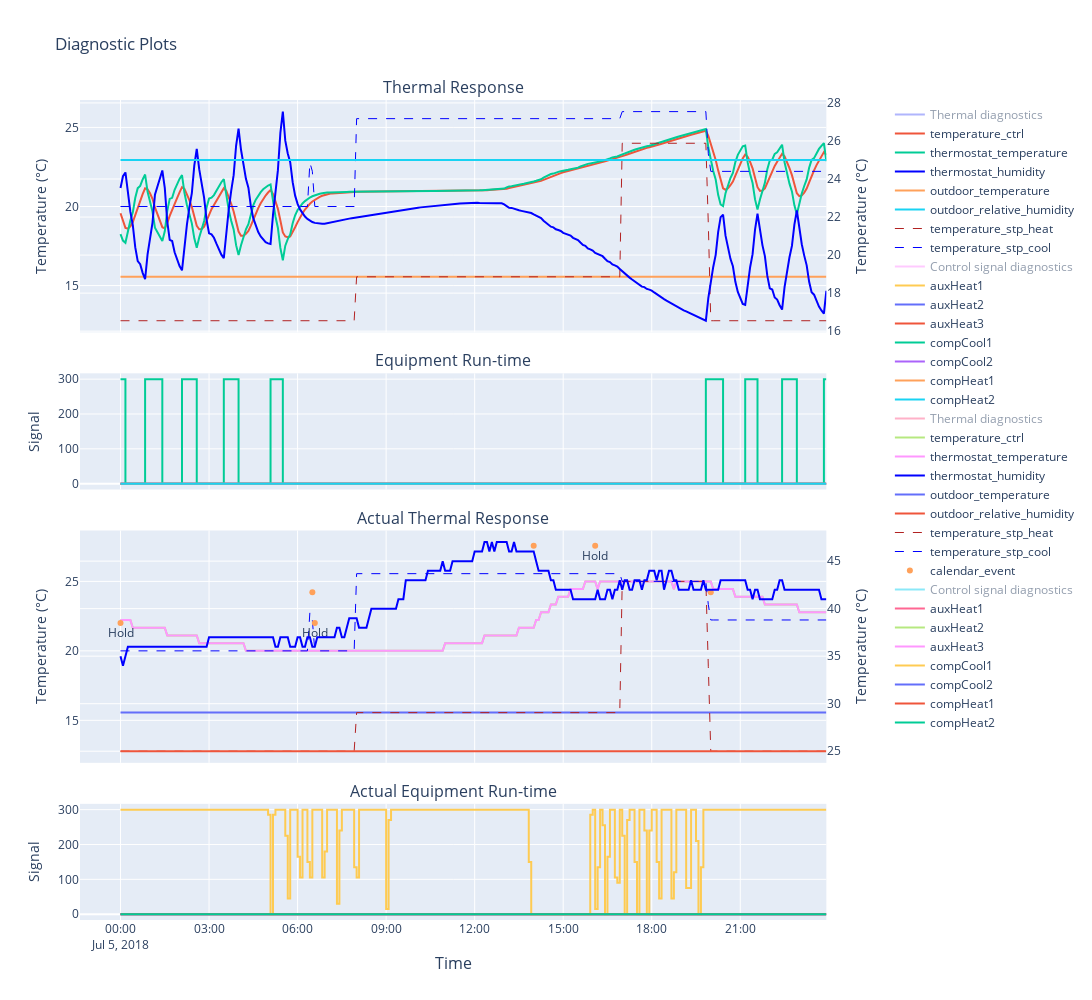

Notebook cell for this chart:
### Code cell
sim_analysis = OutputAnalysis(output_df=master.simulations[0].output, input_df=master.simulations[0].full_input, data_spec=dyd.internal_spec)
sim_analysis.diagnostic_plot(show=True, actuals=True)

### Figure 1 — Plotly figure (JSON) as saved in the notebook; plotly's stock layout.template omitted (floating-point values rounded to 4 significant figures; data arrays with more than 128 entries replaced by an {"elided": "..."} marker saying what was removed)
{"data": [{"mode": "lines", "name": "Thermal diagnostics", "type": "scatter", "visible": "legendonly", "x": {"elided": "288 str values"}, "xaxis": "x", "y": {"elided": "288 int values"}, "yaxis": "y"}, {"hoverlabel": {"namelength": -1}, "mode": "lines", "name": "temperature_ctrl", "type": "scatter", "x": {"elided": "288 str values"}, "xaxis": "x", "y": {"elided": "288 float values"}, "yaxis": "y"}, {"hoverlabel": {"namelength": -1}, "mode": "lines", "name": "thermostat_temperature", "type": "scatter", "x": {"elided": "288 str values"}, "xaxis": "x", "y": {"elided": "288 float values"}, "yaxis": "y"}, {"hoverlabel": {"namelength": -1}, "line": {"color": "blue"}, "mode": "lines", "name": "thermostat_humidity", "type": "scatter", "x": {"elided": "288 str values"}, "xaxis": "x", "y": {"elided": "288 float values"}, "yaxis": "y2"}, {"hoverlabel": {"namelength": -1}, "mode": "lines", "name": "outdoor_temperature", "type": "scatter", "x": {"elided": "288 str values"}, "xaxis": "x", "y": {"elided": "288 float values"}, "yaxis": "y"}, {"hoverlabel": {"namelength": -1}, "mode": "lines", "name": "outdoor_relative_humidity", "type": "scatter", "x": {"elided": "288 str values"}, "xaxis": "x", "y": {"elided": "288 int values"}, "yaxis": "y2"}, {"hoverlabel": {"namelength": -1}, "line": {"color": "firebrick", "dash": "dash", "width": 1}, "mode": "lines", "name": "temperature_stp_heat", "type": "scatter", "x": {"elided": "288 str values"}, "xaxis": "x", "y": {"elided": "288 float values"}, "yaxis": "y"}, {"hoverlabel": {"namelength": -1}, "line": {"color": "blue", "dash": "dash", "width": 1}, "mode": "lines", "name": "temperature_stp_cool", "type": "scatter", "x": {"elided": "288 str values"}, "xaxis": "x", "y": {"elided": "288 float values"}, "yaxis": "y"}, {"mode": "lines", "name": "Control signal diagnostics", "type": "scatter", "visible": "legendonly", "x": {"elided": "288 str values"}, "xaxis": "x2", "y": {"elided": "288 int values"}, "yaxis": "y3"}, {"hoverlabel": {"namelength": -1}, "line": {"shape": "vh"}, "mode": "lines", "name": "auxHeat1", "type": "scatter", "x": {"elided": "288 str values"}, "xaxis": "x2", "y": {"elided": "288 int values"}, "yaxis": "y3"}, {"hoverlabel": {"namelength": -1}, "line": {"shape": "vh"}, "mode": "lines", "name": "auxHeat2", "type": "scatter", "x": {"elided": "288 str values"}, "xaxis": "x2", "y": {"elided": "288 int values"}, "yaxis": "y3"}, {"hoverlabel": {"namelength": -1}, "line": {"shape": "vh"}, "mode": "lines", "name": "auxHeat3", "type": "scatter", "x": {"elided": "288 str values"}, "xaxis": "x2", "y": {"elided": "288 int values"}, "yaxis": "y3"}, {"hoverlabel": {"namelength": -1}, "line": {"shape": "vh"}, "mode": "lines", "name": "compCool1", "type": "scatter", "x": {"elided": "288 str values"}, "xaxis": "x2", "y": {"elided": "288 int values"}, "yaxis": "y3"}, {"hoverlabel": {"namelength": -1}, "line": {"shape": "vh"}, "mode": "lines", "name": "compCool2", "type": "scatter", "x": {"elided": "288 str values"}, "xaxis": "x2", "y": {"elided": "288 int values"}, "yaxis": "y3"}, {"hoverlabel": {"namelength": -1}, "line": {"shape": "vh"}, "mode": "lines", "name": "compHeat1", "type": "scatter", "x": {"elided": "288 str values"}, "xaxis": "x2", "y": {"elided": "288 int values"}, "yaxis": "y3"}, {"hoverlabel": {"namelength": -1}, "line": {"shape": "vh"}, "mode": "lines", "name": "compHeat2", "type": "scatter", "x": {"elided": "288 str values"}, "xaxis": "x2", "y": {"elided": "288 int values"}, "yaxis": "y3"}, {"mode": "lines", "name": "Thermal diagnostics", "type": "scatter", "visible": "legendonly", "x": {"elided": "288 str values"}, "xaxis": "x3", "y": {"elided": "288 int values"}, "yaxis": "y4"}, {"hoverlabel": {"namelength": -1}, "mode": "lines", "name": "temperature_ctrl", "type": "scatter", "x": {"elided": "288 str values"}, "xaxis": "x3", "y": {"elided": "288 float values"}, "yaxis": "y4"}, {"hoverlabel": {"namelength": -1}, "mode": "lines", "name": "thermostat_temperature", "type": "scatter", "x": {"elided": "288 str values"}, "xaxis": "x3", "y": {"elided": "288 float values"}, "yaxis": "y4"}, {"hoverlabel": {"namelength": -1}, "line": {"color": "blue"}, "mode": "lines", "name": "thermostat_humidity", "type": "scatter", "x": {"elided": "288 str values"}, "xaxis": "x3", "y": {"elided": "288 int values"}, "yaxis": "y5"}, {"hoverlabel": {"namelength": -1}, "mode": "lines", "name": "outdoor_temperature", "type": "scatter", "x": {"elided": "288 str values"}, "xaxis": "x3", "y": {"elided": "288 float values"}, "yaxis": "y4"}, {"hoverlabel": {"namelength": -1}, "mode": "lines", "name": "outdoor_relative_humidity", "type": "scatter", "x": {"elided": "288 str values"}, "xaxis": "x3", "y": {"elided": "288 int values"}, "yaxis": "y5"}, {"hoverlabel": {"namelength": -1}, "line": {"color": "firebrick", "dash": "dash", "width": 1}, "mode": "lines", "name": "temperature_stp_heat", "type": "scatter", "x": {"elided": "288 str values"}, "xaxis": "x3", "y": {"elided": "288 float values"}, "yaxis": "y4"}, {"hoverlabel": {"namelength": -1}, "line": {"color": "blue", "dash": "dash", "width": 1}, "mode": "lines", "name": "temperature_stp_cool", "type": "scatter", "x": {"elided": "288 str values"}, "xaxis": "x3", "y": {"elided": "288 float values"}, "yaxis": "y4"}, {"hoverlabel": {"namelength": -1}, "mode": "markers+text", "name": "calendar_event", "text": ["Hold", null, "Hold", null, "Hold", null], "textposition": "bottom center", "type": "scatter", "x": ["2018-07-05T00:00:00+00:00", "2018-07-05T06:30:00+00:00", "2018-07-05T06:35:00+00:00", "2018-07-05T14:00:00+00:00", "2018-07-05T16:05:00+00:00", "2018-07-05T20:00:00+00:00"], "xaxis": "x3", "y": [22, 24.22, 22, 27.56, 27.56, 24.22], "yaxis": "y4"}, {"mode": "lines", "name": "Control signal diagnostics", "type": "scatter", "visible": "legendonly", "x": {"elided": "288 str values"}, "xaxis": "x4", "y": {"elided": "288 int values"}, "yaxis": "y6"}, {"hoverlabel": {"namelength": -1}, "line": {"shape": "vh"}, "mode": "lines", "name": "auxHeat1", "type": "scatter", "x": {"elided": "288 str values"}, "xaxis": "x4", "y": {"elided": "288 int values"}, "yaxis": "y6"}, {"hoverlabel": {"namelength": -1}, "line": {"shape": "vh"}, "mode": "lines", "name": "auxHeat2", "type": "scatter", "x": {"elided": "288 str values"}, "xaxis": "x4", "y": {"elided": "288 int values"}, "yaxis": "y6"}, {"hoverlabel": {"namelength": -1}, "line": {"shape": "vh"}, "mode": "lines", "name": "auxHeat3", "type": "scatter", "x": {"elided": "288 str values"}, "xaxis": "x4", "y": {"elided": "288 int values"}, "yaxis": "y6"}, {"hoverlabel": {"namelength": -1}, "line": {"shape": "vh"}, "mode": "lines", "name": "compCool1", "type": "scatter", "x": {"elided": "288 str values"}, "xaxis": "x4", "y": {"elided": "288 int values"}, "yaxis": "y6"}, {"hoverlabel": {"namelength": -1}, "line": {"shape": "vh"}, "mode": "lines", "name": "compCool2", "type": "scatter", "x": {"elided": "288 str values"}, "xaxis": "x4", "y": {"elided": "288 int values"}, "yaxis": "y6"}, {"hoverlabel": {"namelength": -1}, "line": {"shape": "vh"}, "mode": "lines", "name": "compHeat1", "type": "scatter", "x": {"elided": "288 str values"}, "xaxis": "x4", "y": {"elided": "288 int values"}, "yaxis": "y6"}, {"hoverlabel": {"namelength": -1}, "line": {"shape": "vh"}, "mode": "lines", "name": "compHeat2", "type": "scatter", "x": {"elided": "288 str values"}, "xaxis": "x4", "y": {"elided": "288 int values"}, "yaxis": "y6"}], "layout": {"annotations": [{"font": {"size": 16}, "showarrow": false, "text": "Thermal Response", "x": 0.47, "xanchor": "center", "xref": "paper", "y": 1, "yanchor": "bottom", "yref": "paper"}, {"font": {"size": 16}, "showarrow": false, "text": "Equipment Run-time", "x": 0.47, "xanchor": "center", "xref": "paper", "y": 0.6667, "yanchor": "bottom", "yref": "paper"}, {"font": {"size": 16}, "showarrow": false, "text": "Actual Thermal Response", "x": 0.47, "xanchor": "center", "xref": "paper", "y": 0.475, "yanchor": "bottom", "yref": "paper"}, {"font": {"size": 16}, "showarrow": false, "text": "Actual Equipment Run-time", "x": 0.47, "xanchor": "center", "xref": "paper", "y": 0.1417, "yanchor": "bottom", "yref": "paper"}, {"font": {"size": 16}, "showarrow": false, "text": "Time", "x": 0.47, "xanchor": "center", "xref": "paper", "y": 0, "yanchor": "top", "yref": "paper", "yshift": -30}], "autosize": false, "height": 1000, "hovermode": "x unified", "title": {"text": "Diagnostic Plots"}, "width": 1500, "xaxis": {"anchor": "y", "autorange": true, "domain": [0, 0.94], "matches": "x4", "range": ["2018-07-04 22:39:03.9058", "2018-07-05 23:55"], "showticklabels": false, "type": "date"}, "xaxis2": {"anchor": "y3", "autorange": true, "domain": [0, 0.94], "matches": "x4", "range": ["2018-07-04 22:39:03.9058", "2018-07-05 23:55"], "showticklabels": false, "type": "date"}, "xaxis3": {"anchor": "y4", "autorange": true, "domain": [0, 0.94], "matches": "x4", "range": ["2018-07-04 22:39:03.9058", "2018-07-05 23:55"], "showticklabels": false, "type": "date"}, "xaxis4": {"anchor": "y6", "autorange": true, "domain": [0, 0.94], "range": ["2018-07-04 22:39:03.9058", "2018-07-05 23:55"], "type": "date"}, "yaxis": {"anchor": "x", "autorange": true, "domain": [0.7167, 1], "range": [12.04, 26.73], "title": {"text": "Temperature (°C)"}, "type": "linear"}, "yaxis2": {"anchor": "x", "autorange": true, "overlaying": "y", "range": [15.94, 28.15], "side": "right", "title": {"text": "Temperature (°C)"}, "type": "linear"}, "yaxis3": {"anchor": "x2", "autorange": true, "domain": [0.525, 0.6667], "range": [-16.67, 316.7], "title": {"text": "Signal"}, "type": "linear"}, "yaxis4": {"anchor": "x3", "autorange": true, "domain": [0.1917, 0.475], "range": [11.94, 28.66], "title": {"text": "Temperature (°C)"}, "type": "linear"}, "yaxis5": {"anchor": "x3", "autorange": true, "overlaying": "y4", "range": [23.78, 48.22], "side": "right", "title": {"text": "Temperature (°C)"}, "type": "linear"}, "yaxis6": {"anchor": "x4", "autorange": true, "domain": [0, 0.1417], "range": [-16.67, 316.7], "title": {"text": "Signal"}, "type": "linear"}}}
